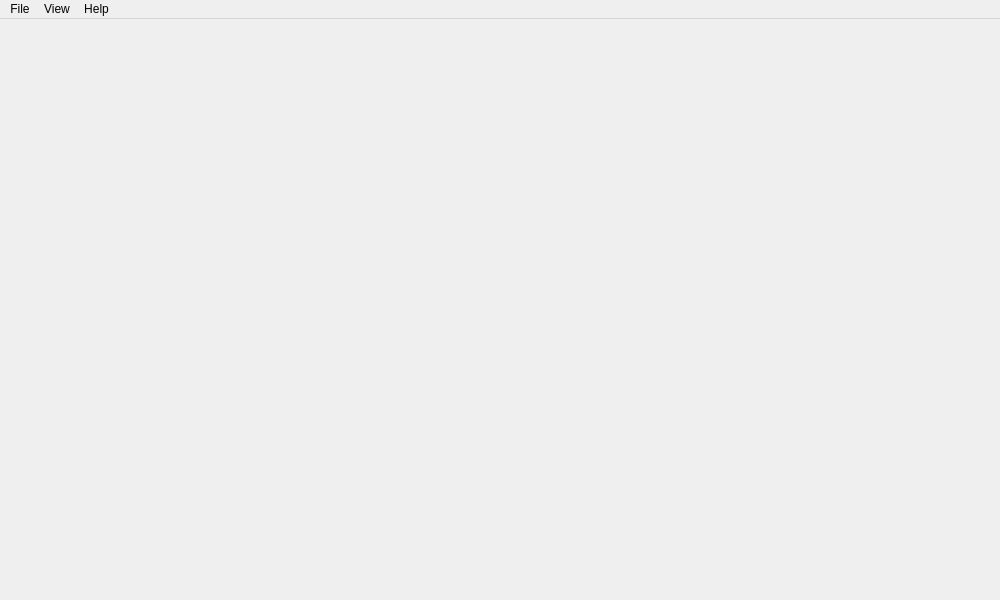
<?xml version="1.0" encoding="UTF-8"?>
<ui version="4.0">
 <class>MainWindow</class>
 <widget class="QMainWindow" name="MainWindow">
  <property name="geometry">
   <rect>
    <x>0</x>
    <y>0</y>
    <width>1000</width>
    <height>600</height>
   </rect>
  </property>
  <property name="minimumSize">
   <size>
    <width>1000</width>
    <height>600</height>
   </size>
  </property>
  <property name="windowTitle">
   <string>Zapzap</string>
  </property>
  <widget class="QWidget" name="centralwidget">
   <layout class="QVBoxLayout" name="verticalLayout">
    <property name="spacing">
     <number>0</number>
    </property>
    <property name="leftMargin">
     <number>0</number>
    </property>
    <property name="topMargin">
     <number>0</number>
    </property>
    <property name="rightMargin">
     <number>0</number>
    </property>
    <property name="bottomMargin">
     <number>0</number>
    </property>
    <item>
     <widget class="QStackedWidget" name="stackedWidget">
      <property name="currentIndex">
       <number>-1</number>
      </property>
     </widget>
    </item>
   </layout>
  </widget>
  <widget class="QMenuBar" name="menubar">
   <property name="geometry">
    <rect>
     <x>0</x>
     <y>0</y>
     <width>1000</width>
     <height>31</height>
    </rect>
   </property>
   <property name="maximumSize">
    <size>
     <width>16777215</width>
     <height>16777215</height>
    </size>
   </property>
   <property name="layoutDirection">
    <enum>Qt::LeftToRight</enum>
   </property>
   <property name="defaultUp">
    <bool>false</bool>
   </property>
   <widget class="QMenu" name="menuFile">
    <property name="title">
     <string>File</string>
    </property>
    <addaction name="actionSettings"/>
    <addaction name="separator"/>
    <addaction name="actionHide_on_close"/>
    <addaction name="actionQuit"/>
   </widget>
   <widget class="QMenu" name="menuView">
    <property name="title">
     <string>View</string>
    </property>
    <addaction name="actionReload_Service"/>
    <addaction name="separator"/>
    <addaction name="actionDefault_size_page"/>
    <addaction name="separator"/>
    <addaction name="actionToggle_Full_Screen"/>
    <addaction name="actionAuto_hide_menu_bar"/>
   </widget>
   <widget class="QMenu" name="menuHelp">
    <property name="title">
     <string>Help</string>
    </property>
    <addaction name="actionLearn_More"/>
    <addaction name="actionChangelog"/>
    <addaction name="actionSupport"/>
    <addaction name="separator"/>
    <addaction name="actionBuy_a_coffee"/>
    <addaction name="actionAbout_Zapzap"/>
   </widget>
   <addaction name="menuFile"/>
   <addaction name="menuView"/>
   <addaction name="menuHelp"/>
  </widget>
  <action name="actionSettings">
   <property name="text">
    <string>Settings</string>
   </property>
   <property name="shortcut">
    <string>Ctrl+P</string>
   </property>
  </action>
  <action name="actionQuit">
   <property name="text">
    <string>Quit</string>
   </property>
   <property name="shortcut">
    <string>Ctrl+Q</string>
   </property>
  </action>
  <action name="actionReload_Service">
   <property name="text">
    <string>Reload</string>
   </property>
   <property name="shortcut">
    <string>F5</string>
   </property>
  </action>
  <action name="actionOpen_Quick_Switch">
   <property name="text">
    <string>Open Quick Switch</string>
   </property>
   <property name="shortcut">
    <string>Ctrl+S</string>
   </property>
  </action>
  <action name="actionDefault_size_page">
   <property name="text">
    <string>Default  size page</string>
   </property>
   <property name="shortcut">
    <string>Ctrl+0</string>
   </property>
  </action>
  <action name="actionToggle_Full_Screen">
   <property name="text">
    <string>Toggle Full Screen</string>
   </property>
   <property name="shortcut">
    <string>F11</string>
   </property>
  </action>
  <action name="actionToggle_Darck_Mode">
   <property name="text">
    <string>Toggle Dark Mode</string>
   </property>
   <property name="shortcut">
    <string>Ctrl+Shift+D</string>
   </property>
  </action>
  <action name="actionAuto_hide_menu_bar">
   <property name="checkable">
    <bool>false</bool>
   </property>
   <property name="text">
    <string>Hide menu bar</string>
   </property>
   <property name="shortcut">
    <string>Ctrl+M</string>
   </property>
  </action>
  <action name="actionAdd_new_user">
   <property name="text">
    <string>Add new user</string>
   </property>
   <property name="shortcut">
    <string>Ctrl+N</string>
   </property>
  </action>
  <action name="actionMostrar_todos_os_usu_rios_aqui">
   <property name="text">
    <string>Mostrar todos os usuários aqui</string>
   </property>
  </action>
  <action name="actionUser_1">
   <property name="text">
    <string>User 1</string>
   </property>
  </action>
  <action name="actionUser2">
   <property name="text">
    <string>User 2</string>
   </property>
  </action>
  <action name="actionLearn_More">
   <property name="text">
    <string>Learn More</string>
   </property>
  </action>
  <action name="actionChangelog">
   <property name="text">
    <string>Changelog</string>
   </property>
  </action>
  <action name="actionSupport">
   <property name="text">
    <string>Report issue...</string>
   </property>
  </action>
  <action name="actionAbout_Zapzap">
   <property name="text">
    <string>About Zapzap</string>
   </property>
  </action>
  <action name="actionHide_on_close">
   <property name="checkable">
    <bool>true</bool>
   </property>
   <property name="checked">
    <bool>true</bool>
   </property>
   <property name="text">
    <string>Hide on close</string>
   </property>
   <property name="toolTip">
    <string>Keep in background when closing window</string>
   </property>
   <property name="statusTip">
    <string/>
   </property>
  </action>
  <action name="actionBuy_a_coffee">
   <property name="text">
    <string>Buy a coffee</string>
   </property>
  </action>
 </widget>
 <resources/>
 <connections/>
</ui>
